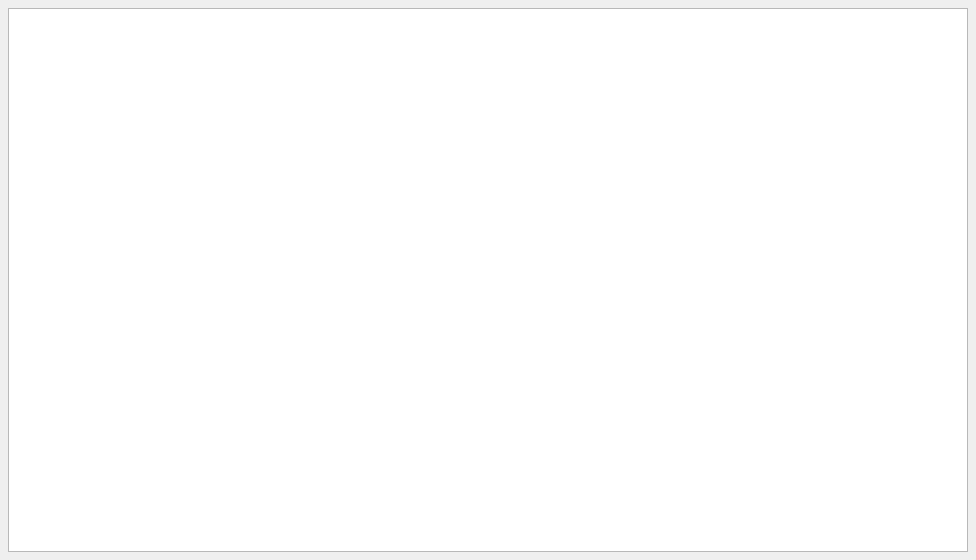
<?xml version="1.0" encoding="UTF-8"?>
<ui version="4.0">
 <class>NoticesDialog</class>
 <widget class="QWidget" name="NoticesDialog">
  <property name="geometry">
   <rect>
    <x>0</x>
    <y>0</y>
    <width>720</width>
    <height>560</height>
   </rect>
  </property>
  <layout class="QVBoxLayout" name="verticalLayout">
   <property name="leftMargin">
    <number>8</number>
   </property>
   <property name="topMargin">
    <number>8</number>
   </property>
   <property name="rightMargin">
    <number>8</number>
   </property>
   <property name="bottomMargin">
    <number>8</number>
   </property>
   <item>
    <widget class="QPlainTextEdit" name="noticesText">
     <property name="minimumSize">
      <size>
       <width>960</width>
       <height>520</height>
      </size>
     </property>
     <property name="lineWrapMode">
      <enum>QPlainTextEdit::LineWrapMode::NoWrap</enum>
     </property>
     <property name="readOnly">
      <bool>true</bool>
     </property>
    </widget>
   </item>
  </layout>
 </widget>
 <resources/>
 <connections/>
</ui>
